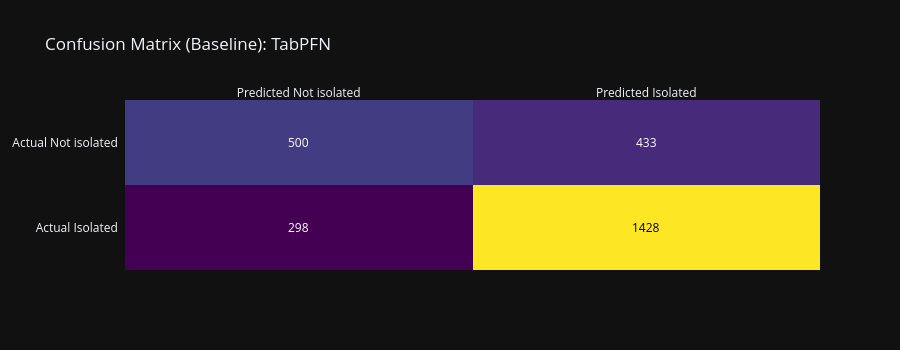

Notebook code cell kept with this figure:
### Markdown cell above
# 6. Results & Comparison

### Code cell
# Confusion matrices
for name in cm_data:
    cm = cm_data[name]
    fig_cm = ff.create_annotated_heatmap(
        z=cm.tolist(),
        x=["Predicted Not isolated", "Predicted Isolated"],
        y=["Actual Not isolated", "Actual Isolated"],
        annotation_text=[[str(y) for y in x] for x in cm.tolist()],
        colorscale="Viridis"
    )
    fig_cm.update_layout(title_text=f"Confusion Matrix (Baseline): {name}",
                         yaxis=dict(autorange="reversed"), height=350)
    fig_cm.show()

### Figure 1 — Plotly figure (JSON) as saved in the notebook; plotly's stock layout.template omitted (floating-point values rounded to 4 significant figures)
{"data": [{"colorscale": [[0.0, "#440154"], [0.1111, "#482878"], [0.2222, "#3e4989"], [0.3333, "#31688e"], [0.4444, "#26828e"], [0.5556, "#1f9e89"], [0.6667, "#35b779"], [0.7778, "#6ece58"], [0.8889, "#b5de2b"], [1.0, "#fde725"]], "reversescale": false, "showscale": false, "x": ["Predicted Not isolated", "Predicted Isolated"], "y": ["Actual Not isolated", "Actual Isolated"], "z": [[500, 433], [298, 1428]], "type": "heatmap"}], "layout": {"annotations": [{"font": {"color": "#FFFFFF"}, "showarrow": false, "text": "500", "x": "Predicted Not isolated", "xref": "x", "y": "Actual Not isolated", "yref": "y"}, {"font": {"color": "#FFFFFF"}, "showarrow": false, "text": "433", "x": "Predicted Isolated", "xref": "x", "y": "Actual Not isolated", "yref": "y"}, {"font": {"color": "#FFFFFF"}, "showarrow": false, "text": "298", "x": "Predicted Not isolated", "xref": "x", "y": "Actual Isolated", "yref": "y"}, {"font": {"color": "#000000"}, "showarrow": false, "text": "1428", "x": "Predicted Isolated", "xref": "x", "y": "Actual Isolated", "yref": "y"}], "xaxis": {"dtick": 1, "gridcolor": "rgb(0, 0, 0)", "side": "top", "ticks": ""}, "yaxis": {"dtick": 1, "ticks": "", "ticksuffix": "  ", "autorange": "reversed"}, "title": {"text": "Confusion Matrix (Baseline): TabPFN"}, "height": 350}}
